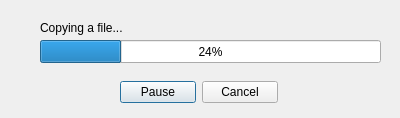
<?xml version="1.0" encoding="UTF-8"?>
<ui version="4.0">
 <class>Dialog</class>
 <widget class="QDialog" name="Dialog">
  <property name="geometry">
   <rect>
    <x>0</x>
    <y>0</y>
    <width>400</width>
    <height>118</height>
   </rect>
  </property>
  <property name="windowTitle">
   <string>Dialog</string>
  </property>
  <widget class="QProgressBar" name="progressBar">
   <property name="geometry">
    <rect>
     <x>40</x>
     <y>40</y>
     <width>341</width>
     <height>23</height>
    </rect>
   </property>
   <property name="value">
    <number>24</number>
   </property>
  </widget>
  <widget class="QLabel" name="copyLabel">
   <property name="geometry">
    <rect>
     <x>40</x>
     <y>20</y>
     <width>91</width>
     <height>16</height>
    </rect>
   </property>
   <property name="text">
    <string>Copying a file...</string>
   </property>
  </widget>
  <widget class="QWidget" name="">
   <property name="geometry">
    <rect>
     <x>120</x>
     <y>80</y>
     <width>158</width>
     <height>25</height>
    </rect>
   </property>
   <layout class="QHBoxLayout" name="horizontalLayout">
    <item>
     <widget class="QPushButton" name="pauseButton">
      <property name="text">
       <string>Pause</string>
      </property>
     </widget>
    </item>
    <item>
     <widget class="QPushButton" name="cancelButton">
      <property name="text">
       <string>Cancel</string>
      </property>
     </widget>
    </item>
   </layout>
  </widget>
 </widget>
 <resources/>
 <connections/>
</ui>
